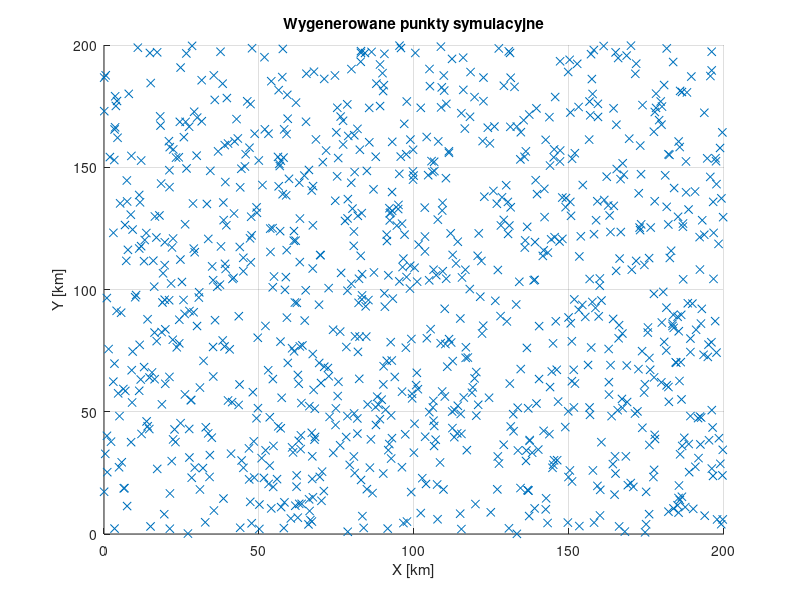

The MATLAB source for this figure: (Note: this script raises an error after producing the figure.)
clear all
% Parametry symulacji
numPoints = 1000; % Liczba punktów do wygenerowania
xRange = [0, 200]; % Zakres współrzędnych X
yRange = [0, 200]; % Zakres współrzędnych Y
timeRange = [0, 10]; % Zakres czasu (w sekundach)

% Generowanie losowych punktów
detectedPoints = [rand(numPoints, 1) * (xRange(2) - xRange(1)) + xRange(1), ...
                  rand(numPoints, 1) * (yRange(2) - yRange(1)) + yRange(1), ...
                  rand(numPoints, 1) * (timeRange(2) - timeRange(1)) + timeRange(1)]; % Dodanie kolumny czasu

% Wizualizacja wygenerowanych punktów
figure;
scatter(detectedPoints(:, 1), detectedPoints(:, 2), 'x');
title('Wygenerowane punkty symulacyjne');
xlabel('X [km]');
ylabel('Y [km]');
grid on;

% Parametry trajektorii
maxPoints = 5;
threshold = 10; % Próg Mahalanobisa

% Wykrywanie trajektorii
trajectories = mahalanobisTrajectories(detectedPoints, threshold);

% Wizualizacja wyników
figure;
hold on;

% Rysowanie trajektorii i łączenie ich liniami
colors = lines(length(trajectories)); % Generowanie unikalnych kolorów
for i = 1:length(trajectories)
    traj = trajectories{i};
    % Rysowanie linii łączących punkty
    plot(traj(:, 1), traj(:, 2), '-o', 'Color', colors(i, :), 'LineWidth', 1.5, ...
        'DisplayName', ['Trajektoria ' num2str(i)]);
end

% Rysowanie wszystkich wykryć jako punkty
scatter(detectedPoints(:, 1), detectedPoints(:, 2), 50, 'kx', 'DisplayName', 'Wykrycia');

% Ustawienia wykresu
legend;
title('Analiza trajektorii z Mahalanobisem');
xlabel('X [km]');
ylabel('Y [km]');
grid on;
hold off;
